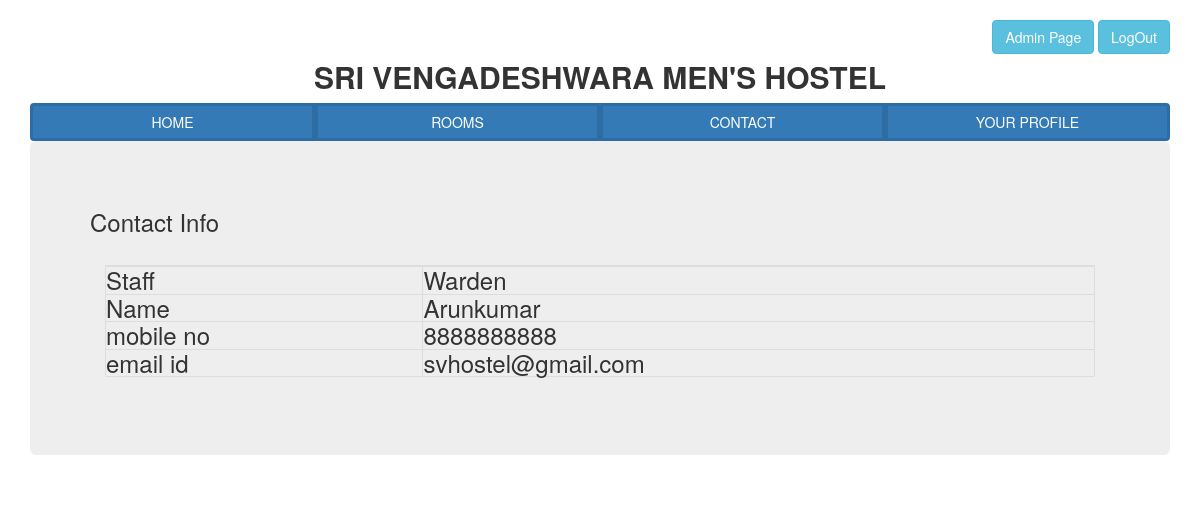
The app's page /contact with its own data.
### tables this page shows
CREATE TABLE "contact" (
	"id"	INTEGER,
	"staff"	text,
	"name"	text,
	"mobile_no"	integer,
	"email_id"	text,
	PRIMARY KEY("id" AUTOINCREMENT)
);

### myenv/app.py (the view)
@app.route("/contact")
def contact():
    cur.execute("select * from contact where id=1")
    details = cur.fetchall()
    return render_template("contact.html",details=details)

### myenv/templates/contact.html (shortened to what this page needs)
<!DOCTYPE html>
<html lang="en">
<head>
    <link rel="stylesheet" href="https://maxcdn.bootstrapcdn.com/bootstrap/3.4.1/css/bootstrap.min.css">
</head>
<body>
    {% extends 'base.html' %}
    {% block content %}
        <h3>Contact Info</h3>
        <div class="container">
            <div class="table" style="overflow-x:auto;">
                <h3>
                    <table>
                        <tr>
                          <th></th>
                          <th></th>
                        </tr>
                        <tr>
                          <td>Staff</td>
                          <td>{{details[0][1]}}</td>
                        </tr>
                        <tr>
                          <td>Name</td>
                          <td>{{details[0][2]}}</td>
                        </tr>
                        <tr>
                          <td>mobile no</td>
                          <td>{{details[0][3]}}</td>
                        </tr>
                        <tr>
                          <td>email id</td>
                          <td>{{details[0][4]}}</td>
                        </tr>
                    </table>
                </h3>
            </div>
        </div>
    {% endblock %}

### myenv/templates/contact.html (style rules this page uses)
table, td, th { border: 1px solid #ddd; text-align: left; }
table { border-collapse: collapse; width: 100%; }
th, td { padding: 15px; }

### records on screen
contact: staff "Warden", name "Arunkumar", mobile_no "8888888888", email "svhostel@gmail.com"
